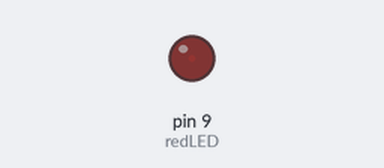
This sketch was run on a simulated Arduino Uno, built with avr-gcc and run on an emulated ATmega328P. On the bench: output pins drawn as LEDs (lit = HIGH).

Above: at 0.05 s.
At 2.3 s:
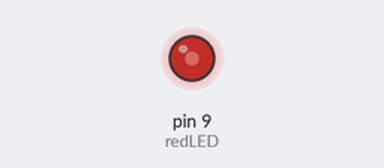
At 4.6 s:
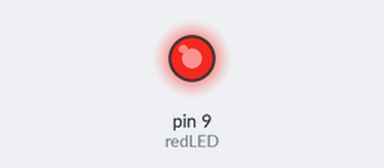
At 9.2 s:
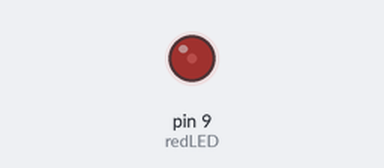
Timing chart, 0 to 13.3 s (numbered marks = the images above):
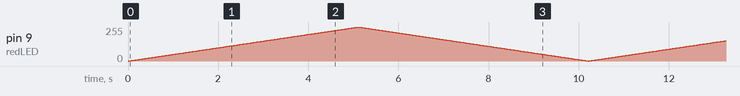

The sketch:

test.ino
```cpp
int redLED = 9;
int bright = 1;

void setup()
{
    pinMode(redLED, OUTPUT);
}

void loop()
{

    for (size_t i = 0; i < 255; i++)
    {
        analogWrite(redLED, i);
        delay(20);
    }

    for (size_t i = 255; i > 0; i--)
    {
        analogWrite(redLED, i);
        delay(20);
    }
}
```
